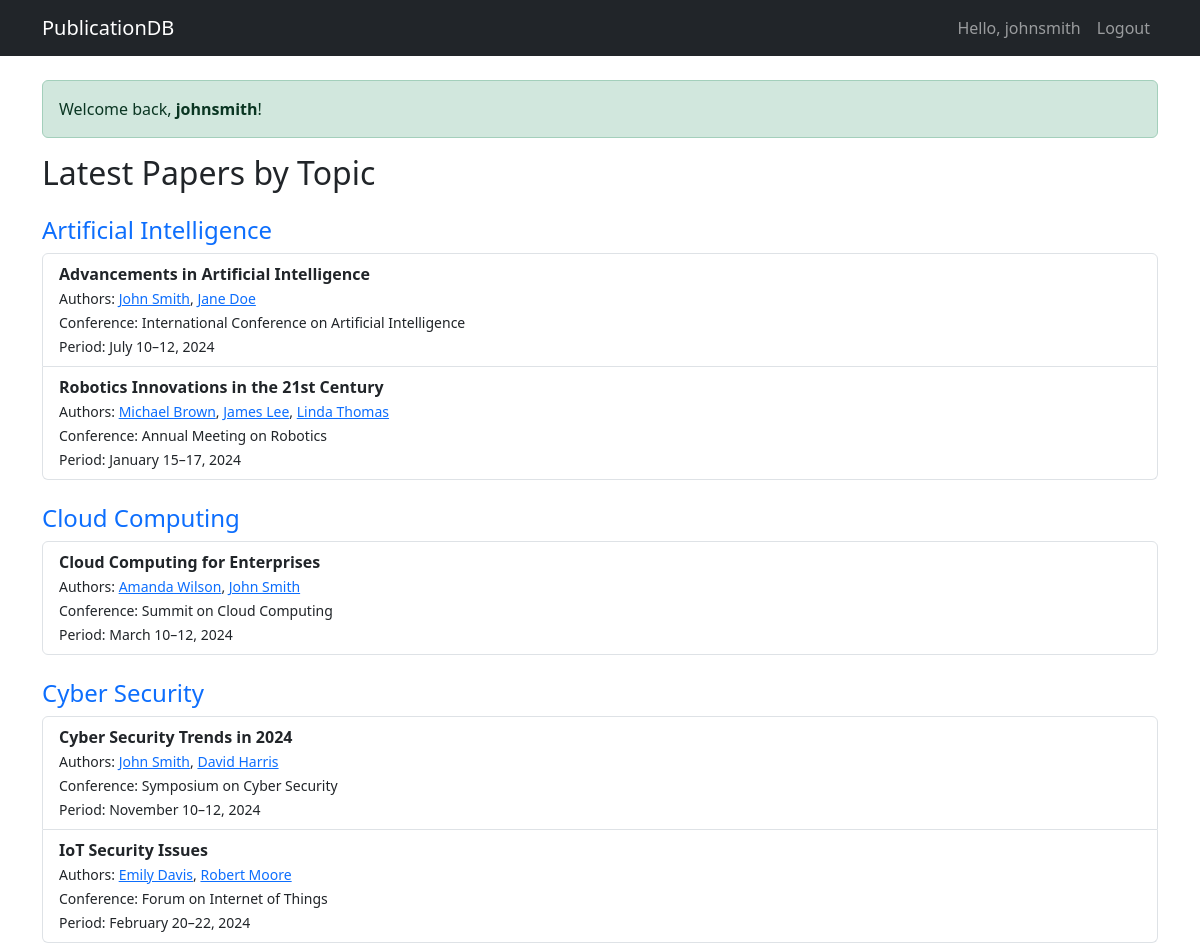
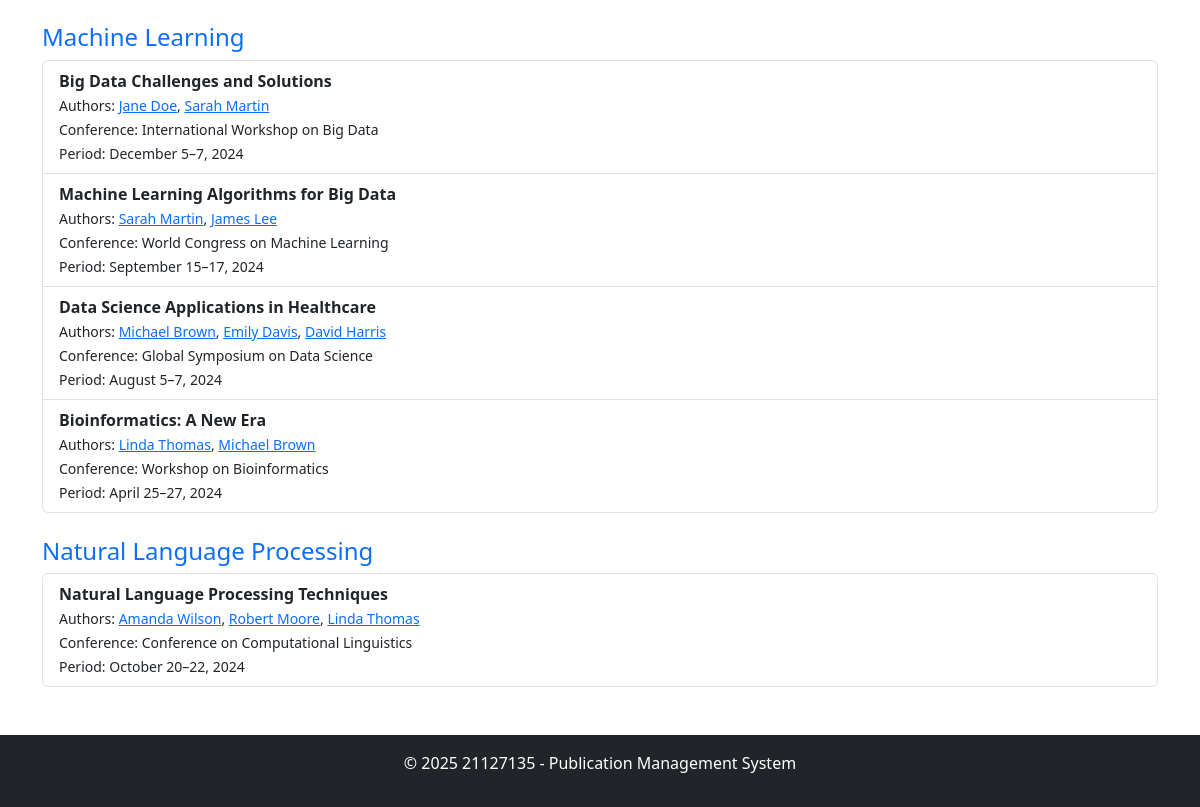
/index.php (signed in), run on the app's committed database (2 pictures, top to bottom).
### tables this page shows
CREATE TABLE TOPICS (
    topic_id INT AUTO_INCREMENT PRIMARY KEY,
    topic_name VARCHAR(255) NOT NULL
);

CREATE TABLE PAPERS (
    paper_id INT AUTO_INCREMENT PRIMARY KEY,
    title VARCHAR(255) NOT NULL,
    author_string_list VARCHAR(255) NOT NULL,
    abstract VARCHAR(1000) NOT NULL,
    conference_id INT NOT NULL,
    topic_id INT NOT NULL,
    user_id INT NOT NULL
);

CREATE TABLE CONFERENCES (
    conference_id INT AUTO_INCREMENT PRIMARY KEY,
    name VARCHAR(255) NOT NULL,
    abbreviation VARCHAR(10) NOT NULL,
    rank VARCHAR(1) NOT NULL,
    start_date DATE NOT NULL,
    end_date DATE NOT NULL,
    type VARCHAR(50) NOT NULL
);

### controllers/home_controller.php (called while the page is built, shortened)
<?php
class HomeController
{
    function index()
    {
        require_once("config/config.inc.php");
        $topics = [];
        $sql = "SELECT * FROM TOPICS ORDER BY topic_name";
        $result = $mysqli->query($sql);
        while ($row = $result->fetch_assoc()) {
            $topics[] = $row;
        }
        $papers_by_topic = [];
        foreach ($topics as $topic) {
            $tid = $topic['topic_id'];
            $sql = "SELECT PA.paper_id, PA.title, PA.author_string_list,
                    CO.conference_id, CO.name AS conference_name, CO.start_date, CO.end_date
                FROM PAPERS PA JOIN CONFERENCES CO
                    ON PA.conference_id = CO.conference_id
                WHERE PA.topic_id = $tid
                ORDER BY CO.start_date DESC
                LIMIT 5";
            $res = $mysqli->query($sql);
            while ($paper = $res->fetch_assoc()) {
                $papers_by_topic[$tid][] = $paper;
            }
        }
        require_once("helpers/date_helper.php");
        require("views/home/index.php");
    }
}

### helpers/date_helper.php (called while the page is built, shortened)
<?php
function formatDateRange(
    $startStr,
    $endStr = null,
    $separator = "–"
) {
    $start = new DateTime($startStr);
    $end = $endStr ? new DateTime($endStr) : null;
    if ($start->format('Y') === $end->format('Y')) {
        if ($start->format('F') === $end->format('F')) {
            return $start->format('F j') . "{$separator}" . $end->format('j, Y');
        } else {
            return $start->format('F j') . " {$separator} " . $end->format('F j, Y');
        }
    }
    return $start->format('F j, Y') . " {$separator} " . $end->format('F j, Y');
}

### views/home/index.php (the view)
<?php include("views/partials/header.php"); ?>
<div class="container my-4">
    <?php if (!empty($_SESSION['user'])): ?>
        <div class="alert alert-success">
            Welcome back, <strong><?= htmlspecialchars($_SESSION['user']['username']) ?></strong>!
        </div>
    <?php endif; ?>
    <h2 class="mb-4">Latest Papers by Topic</h2>
    <?php foreach ($topics as $topic): ?>
        <div class="mb-4">
            <h4 class="text-primary"><?= htmlspecialchars($topic['topic_name']) ?></h4>
            <ul class="list-group">
                <?php
                $papers = $papers_by_topic[$topic['topic_id']] ?? [];
                if (empty($papers)):
                ?>
                    <li class="list-group-item">No papers available.</li>
                <?php else: ?>
                    <?php foreach ($papers as $paper): ?>
                        <li class="list-group-item">
                            <strong><?= htmlspecialchars($paper['title']) ?></strong><br>
                            <?php
                            $author_names = explode(',', $paper['author_string_list']);
                            $linked_authors = [];
                            $sql = "SELECT author_id FROM PARTICIPATION WHERE paper_id = {$paper['paper_id']}";
                            $res = $mysqli->query($sql);
                            foreach ($author_names as $name) {
                                $name = trim($name);
                                $escaped = htmlspecialchars($name);
                                if ($row = $res->fetch_assoc()) {
                                    $url = "index.php?controller=author&action=profile&id=" . $row['author_id'];
                                    $linked_authors[] = "<a href=\"$url\">$escaped</a>";
                                } else {
                                    $linked_authors[] = $escaped;
                                }
                            }
                            ?>
                            <small>Authors: <?= implode(', ', $linked_authors) ?></small><br>
                            <small>Conference: <?= htmlspecialchars($paper['conference_name']) ?></small><br>
                            <small>Period: <?= htmlspecialchars(
                                                formatDateRange($paper['start_date'], $paper['end_date'])
                                            ) ?></small>
                        </li>
                    <?php endforeach; ?>
                <?php endif; ?>
            </ul>
        </div>
    <?php endforeach; ?>
</div>
<?php include("views/partials/footer.php"); ?>

### data on the page
topics: topic_name "Artificial Intelligence"
papers: title "Advancements in Artificial Intelligence", author_string_list "John Smith Jane Doe", linked_authors ",", conference.name "International Conference on Artificial Intelligence", conference.end_date "July 10–12, 2024"
papers: title "Robotics Innovations in the 21st Century", author_string_list "Michael Brown James Lee Linda Thomas", linked_authors ", ,", conference.name "Annual Meeting on Robotics", conference.end_date "January 15–17, 2024"
topics: topic_name "Cloud Computing"
papers: title "Cloud Computing for Enterprises", author_string_list "Amanda Wilson John Smith", linked_authors ",", conference.name "Summit on Cloud Computing", conference.end_date "March 10–12, 2024"
topics: topic_name "Cyber Security"
papers: title "Cyber Security Trends in 2024", author_string_list "John Smith David Harris", linked_authors ",", conference.name "Symposium on Cyber Security", conference.end_date "November 10–12, 2024"
papers: title "IoT Security Issues", author_string_list "Emily Davis Robert Moore", linked_authors ",", conference.name "Forum on Internet of Things", conference.end_date "February 20–22, 2024"
topics: topic_name "Machine Learning"
papers: title "Big Data Challenges and Solutions", author_string_list "Jane Doe Sarah Martin", linked_authors ",", conference.name "International Workshop on Big Data", conference.end_date "December 5–7, 2024"
papers: title "Machine Learning Algorithms for Big Data", author_string_list "Sarah Martin James Lee", linked_authors ",", conference.name "World Congress on Machine Learning", conference.end_date "September 15–17, 2024"
papers: title "Data Science Applications in Healthcare", author_string_list "Michael Brown Emily Davis David Harris", linked_authors ", ,", conference.name "Global Symposium on Data Science", conference.end_date "August 5–7, 2024"
papers: title "Bioinformatics: A New Era", author_string_list "Linda Thomas Michael Brown", linked_authors ",", conference.name "Workshop on Bioinformatics", conference.end_date "April 25–27, 2024"
topics: topic_name "Natural Language Processing"
papers: title "Natural Language Processing Techniques", author_string_list "Amanda Wilson Robert Moore Linda Thomas", linked_authors ", ,", conference.name "Conference on Computational Linguistics", conference.end_date "October 20–22, 2024"

### other printed values
$_SESSION['user']['username'] "johnsmith"
